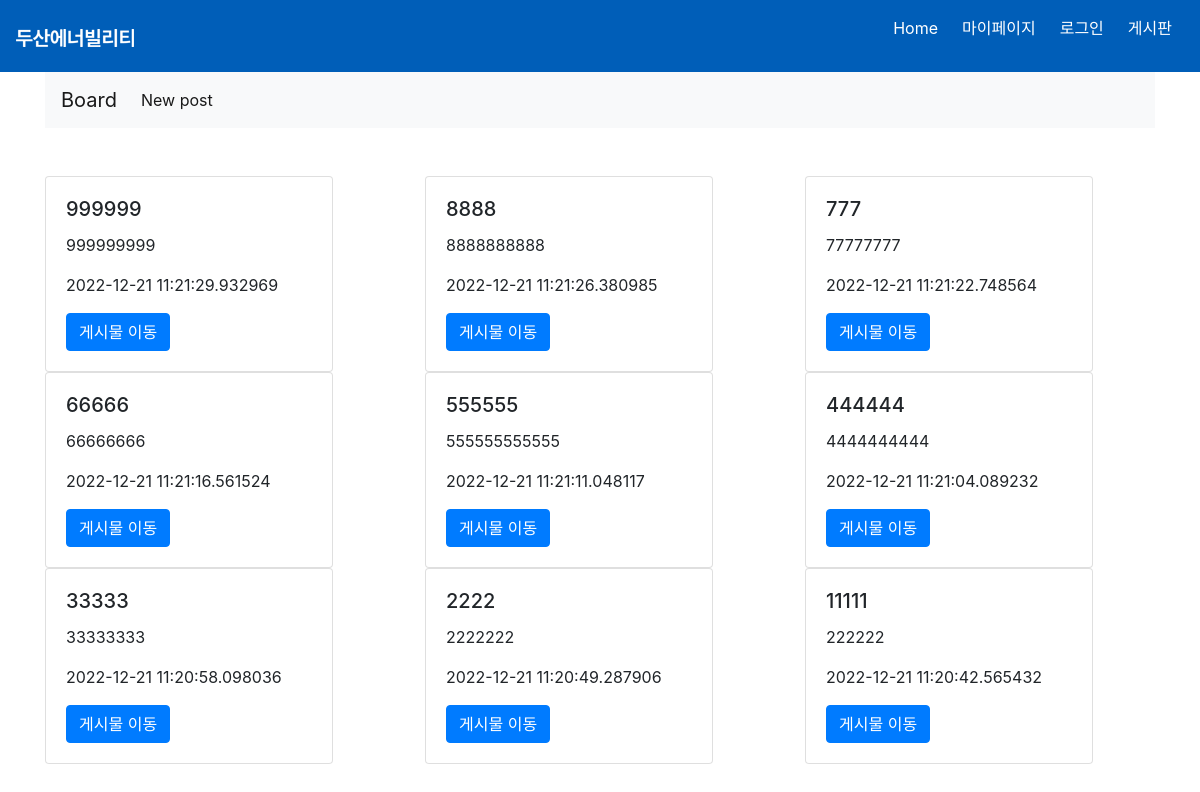
Page /board on the earlier database version.
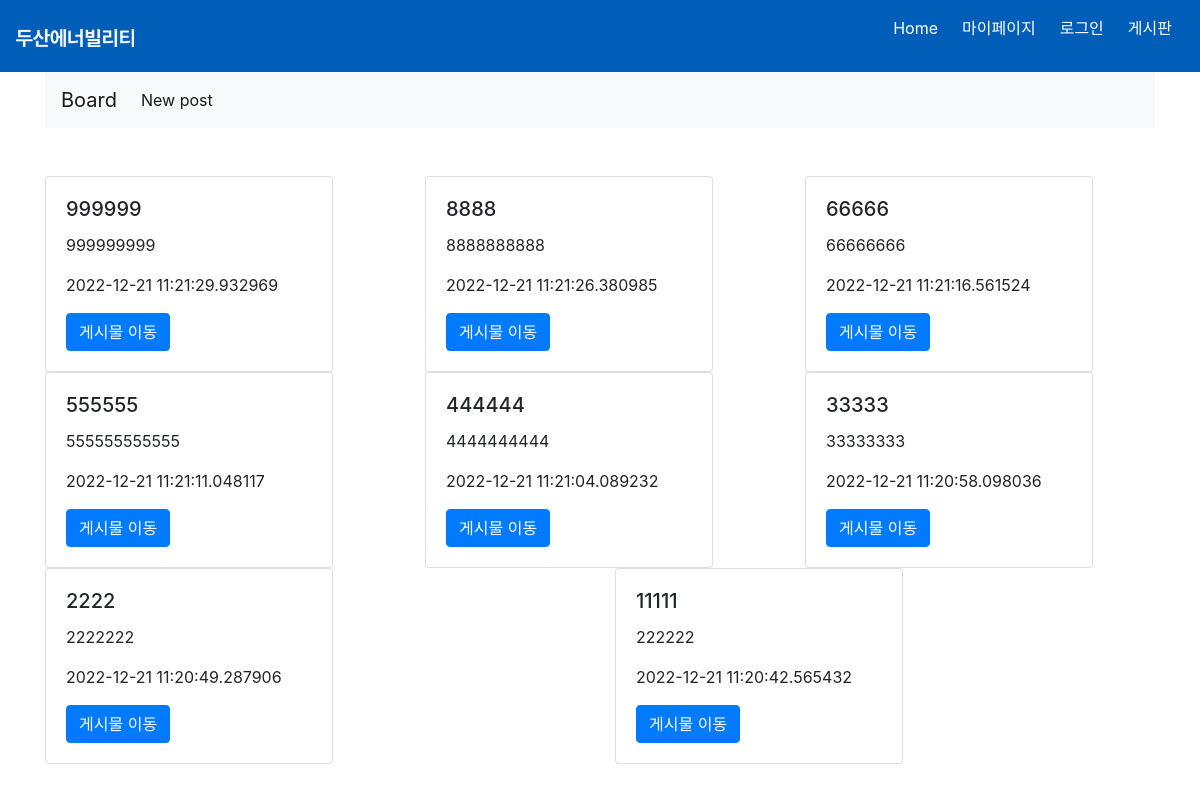
Same page on the later database version.
### website/models.py (models this page shows, shortened)
class Post(db.Model):
    __tablename__ = "posts"
    id = db.Column(db.Integer, primary_key=True)
    title = db.Column(db.String, nullable=False)
    content = db.Column(db.String, nullable=False)
    created_at = db.Column(db.DateTime)
    comments = db.relationship('Comment',backref='post')

### website/auth.py (the view)
@auth.route('/board', methods=['GET', 'POST'])
def board():
    posts = Post.query.order_by(desc(Post.created_at)).all()
    return render_template("board.html", posts=posts)

### website/templates/board.html (shortened to what this page needs)
{% extends "base2.html" %}
{% block body_block %}
<div class='row'>
  {% for post in posts %}
    <div class="col-sm">
      <div class="card" style="width: 18rem;">
        <div class="card-body">
          <h5 class="card-title">{{post.title}}</h5>
          <p class="card-text">{{post.content}}</p>
          <p class="card-text">{{post.created_at}}</p>
          <a href="/posts/{{post.id}}" class="btn btn-primary">게시물 이동</a>
        </div>
      </div>
    </div>
  {% endfor %}
  </div>
{% endblock %}

### website/templates/base2.html (shortened to what this page needs)
<!DOCTYPE html>
<html lang="en">
<head>
    <link rel="stylesheet" href="{{ url_for('static', filename='css/style.css') }}"/>
    <link
      rel="stylesheet"
      href="https://stackpath.bootstrapcdn.com/bootstrap/4.4.1/css/bootstrap.min.css"
    />
    <link rel="stylesheet" href="https://stackpath.bootstrapcdn.com/bootstrap/4.1.3/css/bootstrap.min.css">
    <link
      rel="stylesheet"
      href="https://stackpath.bootstrapcdn.com/font-awesome/4.7.0/css/font-awesome.min.css"
    />
</head>
<body>
    <nav class="navbar">
      <div class="navbar__logo">
        <img src="{{ url_for('static', filename='img/logo-kr-w.png') }}" alt="두산애너빌리티">
      </div>
          <ul class="navbar__menu">
            {% if current_user.is_authenticated %}
              {% if current_user.auth == "관리자" %}
              <li><a>{{ current_user.name }}님</a></li>
              <li><a href="/logout">로그아웃</a></li>
              <li><a href="/">Home</a></li>
              <li><a href="/mypage">마이페이지</a></li>
              <li><a href="/board">게시판</a></li>
              <li><a href="/admin">관리자</a></li>
              {% else %}
              <li><a>{{ current_user.name }}님</a></li>
              <li><a href="/logout">로그아웃</a></li>
              <li><a href="/">Home</a></li>
              <li><a href="/mypage">마이페이지</a></li>
              <li><a href="/board">게시판</a></li>
              {% endif %}
            {% else %}
            <li><a href="/">Home</a></li>
            <li><a href="/mypage">마이페이지</a></li>
            <li><a href="/login">로그인</a></li>
            <li><a href="/board">게시판</a></li>
            {% endif%}
          </ul>
    </nav>
    <div class="container">
      <nav class="navbar navbar-expand-lg navbar-light bg-light">
        <a class="navbar-brand" href="/board">Board</a>
        <div class="collapse navbar-collapse" id="navbarNav">
          <ul class="navbar-nav">
            <li class="nav-item active">
              <a class="nav-link" href="/posts/new">New post<span class="sr-only">(current)</span></a>
            </li>
          </ul>
        </div>
      </nav>
      {% block body_block %} {% endblock %}
    </div>
</body>
</html>

### website/static/css/style.css (style rules this page uses)
:root { --text-color:#ffffff; --background-color:#005eb8; --accent-color:rgb(255, 0, 0); }
body { margin:0; font-family: 'Noto Sans KR', sans-serif; }
.navbar a { text-decoration: none; color:white; }
a { text-decoration: none; color:white; }
.navbar { display:flex; justify-content: space-between; align-items:center; background-color:#005eb8; }
.navbar__logo { padding-top: 0px; color:white; }
.navbar__menu { display:flex; list-style: none; align-items: center; padding-left : 0px; }
.navbar__menu li { padding:8px 12px; }

Differences in the rows shown:
removed Post: title "777", content "77777777", created_at "2022-12-21 11:21:22.748564"
